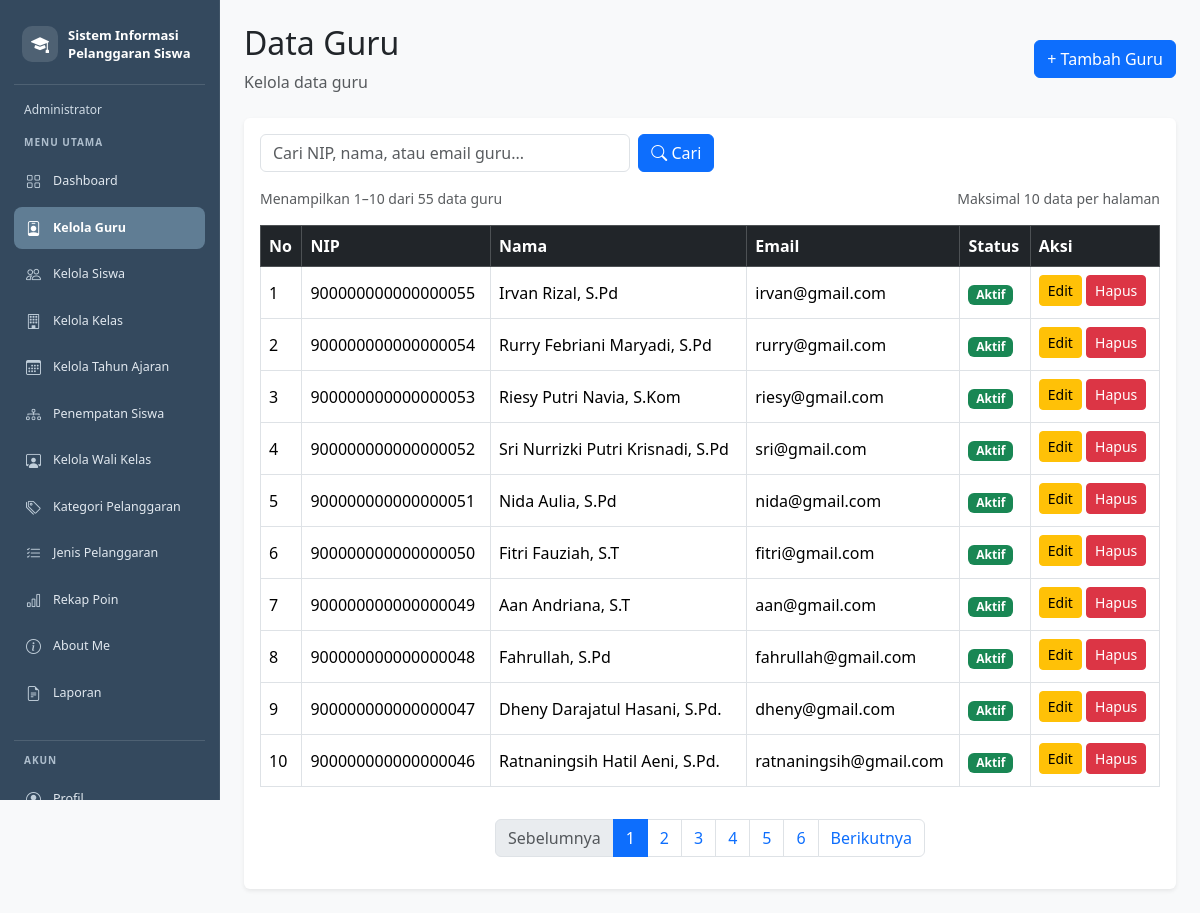
/data_guru.php (signed in), run on the app's committed database.
### tables this page shows
CREATE TABLE `t_guru` (
  `id` int(11) NOT NULL,
  `nip` varchar(30) NOT NULL,
  `nama` varchar(150) NOT NULL,
  `email` varchar(150) NOT NULL,
  `status_aktif` tinyint(1) NOT NULL,
  `user_id` int(11) NOT NULL,
  `created_at` timestamp NOT NULL DEFAULT current_timestamp(),
  `updated_at` timestamp NOT NULL DEFAULT current_timestamp()
);

### data_guru.php (the view, shortened to what this page needs)
<?php
include "config/koneksi.php";
$kataKunci = trim($_GET['cari'] ?? '');
$batas = 10;
$halaman = max(1, (int)($_GET['halaman'] ?? 1));
$sqlJumlah = "SELECT COUNT(*) AS total
              FROM t_guru
              WHERE nip LIKE ?
                 OR nama LIKE ?
                 OR email LIKE ?";
$stmtJumlah = mysqli_prepare($koneksi, $sqlJumlah);
$keyword = "%" . $kataKunci . "%";
mysqli_stmt_bind_param(
    $stmtJumlah,
    "sss",
    $keyword,
    $keyword,
    $keyword
);
mysqli_stmt_execute($stmtJumlah);
$hasilJumlah = mysqli_stmt_get_result($stmtJumlah);
$dataJumlah = mysqli_fetch_assoc($hasilJumlah);
$totalData = (int)$dataJumlah['total'];
$totalHalaman = max(1, (int)ceil($totalData / $batas));
$offset = ($halaman - 1) * $batas;
$sqlData = "SELECT id, nip, nama, email, status_aktif
            FROM t_guru
            WHERE nip LIKE ?
               OR nama LIKE ?
               OR email LIKE ?
            ORDER BY id DESC
            LIMIT ? OFFSET ?";
$stmtData = mysqli_prepare($koneksi, $sqlData);
mysqli_stmt_bind_param(
    $stmtData,
    "sssii",
    $keyword,
    $keyword,
    $keyword,
    $batas,
    $offset
);
mysqli_stmt_execute($stmtData);
$result = mysqli_stmt_get_result($stmtData);
$nomorAwal = $offset + 1;
$nomorAkhir = min($offset + $batas, $totalData);
function urlHalamanGuru($nomorHalaman, $kataKunci) {
    return '?' . http_build_query([
        'cari' => $kataKunci,
        'halaman' => $nomorHalaman
    ]);
}
?>
<!DOCTYPE html>
<html lang="id">
<head>
    <link href="https://cdn.jsdelivr.net/npm/bootstrap@5.3.8/dist/css/bootstrap.min.css"
          rel="stylesheet">
</head>
<body>
<?php include "includes/sidebar.php"; ?>
<main class="konten-utama">
    <div class="d-flex flex-wrap justify-content-between
                align-items-center gap-3 mb-4">
        <div>
            <h2>Data Guru</h2>
            <p class="text-muted mb-0">Kelola data guru</p>
        </div>
        <a href="tambah_guru.php" class="btn btn-primary">
            + Tambah Guru
        </a>
    </div>
    <div class="card shadow-sm border-0">
        <div class="card-body">
            <form method="GET" action="data_guru.php"
                  class="row g-2 mb-3">
                <div class="col-md-6 col-lg-5">
                    <input
                        type="search"
                        name="cari"
                        class="form-control"
                        placeholder="Cari NIP, nama, atau email guru..."
                        value="<?= htmlspecialchars($kataKunci, ENT_QUOTES, 'UTF-8'); ?>"
                    >
                </div>
                <div class="col-auto">
                    <button type="submit" class="btn btn-primary">
                        <i class="bi bi-search"></i> Cari
                    </button>
                </div>
            </form>
            <div class="d-flex flex-wrap justify-content-between
                        align-items-center gap-2 mb-3">
                <small class="text-muted">
                    <?php if ($totalData > 0) { ?>
                        Menampilkan <?= $nomorAwal; ?>–<?= $nomorAkhir; ?>
                        dari <?= $totalData; ?> data guru
                    <?php } else { ?>
                        Tidak ada data guru yang ditemukan.
                    <?php } ?>
                </small>
                <small class="text-muted">
                    Maksimal <?= $batas; ?> data per halaman
                </small>
            </div>
            <div class="table-responsive">
                <table class="table table-bordered table-hover align-middle">
                    <thead class="table-dark">
                        <tr>
                            <th>No</th>
                            <th>NIP</th>
                            <th>Nama</th>
                            <th>Email</th>
                            <th>Status</th>
                            <th>Aksi</th>
                        </tr>
                    </thead>
                    <tbody>
                    <?php if ($totalData > 0) { ?>
                        <?php while ($guru = mysqli_fetch_assoc($result)) { ?>
                            <tr>
                                <td><?= $nomorAwal++; ?></td>
                                <td>
                                    <?= htmlspecialchars($guru['nip'] ?? '', ENT_QUOTES, 'UTF-8'); ?>
                                </td>
                                <td>
                                    <?= htmlspecialchars($guru['nama'] ?? '', ENT_QUOTES, 'UTF-8'); ?>
                                </td>
                                <td>
                                    <?= htmlspecialchars($guru['email'] ?? '', ENT_QUOTES, 'UTF-8'); ?>
                                </td>
                                <td>
                                    <?php if ($guru['status_aktif'] == 1) { ?>
                                        <span class="badge bg-success">
                                            Aktif
                                        </span>
                                    <?php } else { ?>
                                        <span class="badge bg-secondary">
                                            Tidak Aktif
                                        </span>
                                    <?php } ?>
                                </td>
                                <td>
                                    <a
                                        href="edit_guru.php?id=<?= (int)$guru['id']; ?>"
                                        class="btn btn-sm btn-warning mb-1">
                                        Edit
                                    </a>
                                    <form
                                        action="hapus_guru.php"
                                        method="POST"
                                        class="d-inline"
                                        onsubmit="return confirm('Yakin ingin menghapus data guru ini?');">
                                        <button
                                            type="submit"
                                            class="btn btn-sm btn-danger mb-1">
                                            Hapus
                                        </button>
                                    </form>
                                </td>
                            </tr>
                        <?php } ?>
                    <?php } ?>
                    </tbody>
                </table>
            </div>
            <?php if ($totalHalaman > 1) { ?>
                <nav aria-label="Navigasi halaman data guru"
                     class="mt-3">
                    <ul class="pagination justify-content-center flex-wrap">
                        <li class="page-item <?= $halaman <= 1 ? 'disabled' : ''; ?>">
                            <a class="page-link"
                               href="<?= htmlspecialchars(urlHalamanGuru(max(1, $halaman - 1), $kataKunci), ENT_QUOTES, 'UTF-8'); ?>">
                                Sebelumnya
                            </a>
                        </li>
                        <?php for ($i = 1; $i <= $totalHalaman; $i++) { ?>
                            <li class="page-item <?= $i == $halaman ? 'active' : ''; ?>">
                                <a class="page-link"
                                   href="<?= htmlspecialchars(urlHalamanGuru($i, $kataKunci), ENT_QUOTES, 'UTF-8'); ?>">
                                    <?= $i; ?>
                                </a>
                            </li>
                        <?php } ?>
                        <li class="page-item <?= $halaman >= $totalHalaman ? 'disabled' : ''; ?>">
                            <a class="page-link"
                               href="<?= htmlspecialchars(urlHalamanGuru(min($totalHalaman, $halaman + 1), $kataKunci), ENT_QUOTES, 'UTF-8'); ?>">
                                Berikutnya
                            </a>
                        </li>
                    </ul>
                </nav>
            <?php } ?>
        </div>
    </div>
</main>
</body>
</html>

### data_guru.php (style rules this page uses)
body { margin: 0; background-color: #f8f9fa; }
.konten-utama { margin-left: 220px; width: calc(100% - 220px); min-height: 100vh; padding: 24px; box-sizing: border-box; }

### data on the page
t_guru: nip "900000000000000055", nama "Irvan Rizal, S.Pd", email "irvan@gmail.com", status_aktif "Aktif"
t_guru: nip "900000000000000054", nama "Rurry Febriani Maryadi, S.Pd", email "rurry@gmail.com", status_aktif "Aktif"
t_guru: nip "900000000000000053", nama "Riesy Putri Navia, S.Kom", email "riesy@gmail.com", status_aktif "Aktif"
t_guru: nip "900000000000000052", nama "Sri Nurrizki Putri Krisnadi, S.Pd", email "sri@gmail.com", status_aktif "Aktif"
t_guru: nip "900000000000000051", nama "Nida Aulia, S.Pd", email "nida@gmail.com", status_aktif "Aktif"
t_guru: nip "900000000000000050", nama "Fitri Fauziah, S.T", email "fitri@gmail.com", status_aktif "Aktif"
t_guru: nip "900000000000000049", nama "Aan Andriana, S.T", email "aan@gmail.com", status_aktif "Aktif"
t_guru: nip "900000000000000048", nama "Fahrullah, S.Pd", email "fahrullah@gmail.com", status_aktif "Aktif"
t_guru: nip "900000000000000047", nama "Dheny Darajatul Hasani, S.Pd.", email "dheny@gmail.com", status_aktif "Aktif"
t_guru: nip "900000000000000046", nama "Ratnaningsih Hatil Aeni, S.Pd.", email "ratnaningsih@gmail.com", status_aktif "Aktif"

### other printed values
$labelRole "Administrator"
$menu[0] "Dashboard"
$menu[0] "Kelola Guru"
$menu[0] "Kelola Siswa"
$menu[0] "Kelola Kelas"
$menu[0] "Kelola Tahun Ajaran"
$menu[0] "Penempatan Siswa"
$menu[0] "Kelola Wali Kelas"
$menu[0] "Kategori Pelanggaran"
$menu[0] "Jenis Pelanggaran"
$menu[0] "Rekap Poin"
$menu[0] "About Me"
$menu[0] "Laporan"
$nomorAwal "1"
$nomorAkhir "10"
